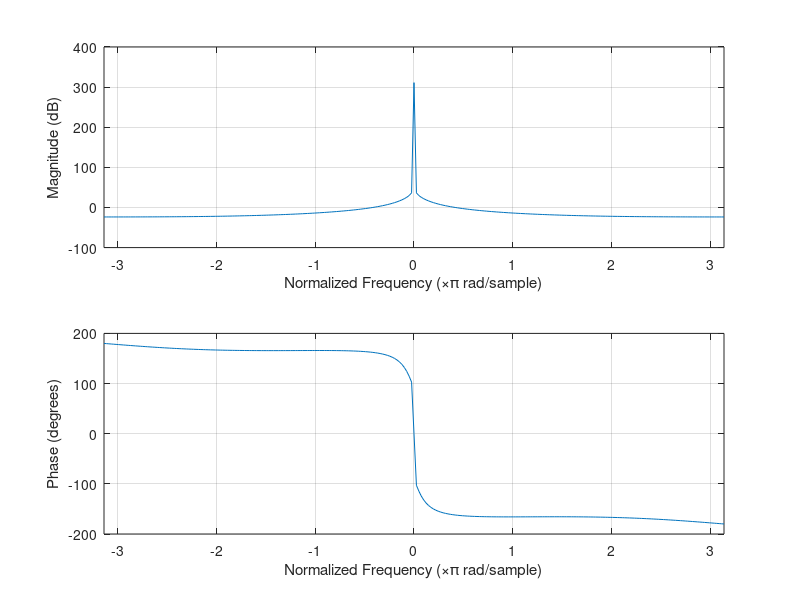

Recreate this plot in MATLAB.
clear all;
close all;

%%erwthma B
num = [0, 0.2, 0]; %0z^2+0,2z+0(αριθμητής)
den = [1, -0.7, -0.18];%z^2-0,7z-0,18(παρανομαστής)
sys = tf(num, den, 1); % Το 1 δηλώνει ότι η μεταφορά είναι συνεχής.

zeros = roots(num); %μηδενικά(αριθμητής)
poles = roots(den); %πόλοι(παρανομαστής)

zplane(zeros,poles);%diagramma mhdenikwn-polwn

%%erwthma D
freqz(num,den,-pi:pi/128:pi);%diagramma Bode kai fashs

%%erwthma E
new_denominator = conv(den, [1, -1]); % pollaplasiazoume ton paranomasth me to (z - 1)
new_sys = tf(num, new_denominator);      % Create the new system

new_poles = roots(new_denominator);

%zplane(zeros,new_poles);%neo diagramma mhdenikwn-polwn

freqz(num, new_denominator,-pi:pi/128:pi); % Σχεδίαση της συχνοτικής απόκρισης
